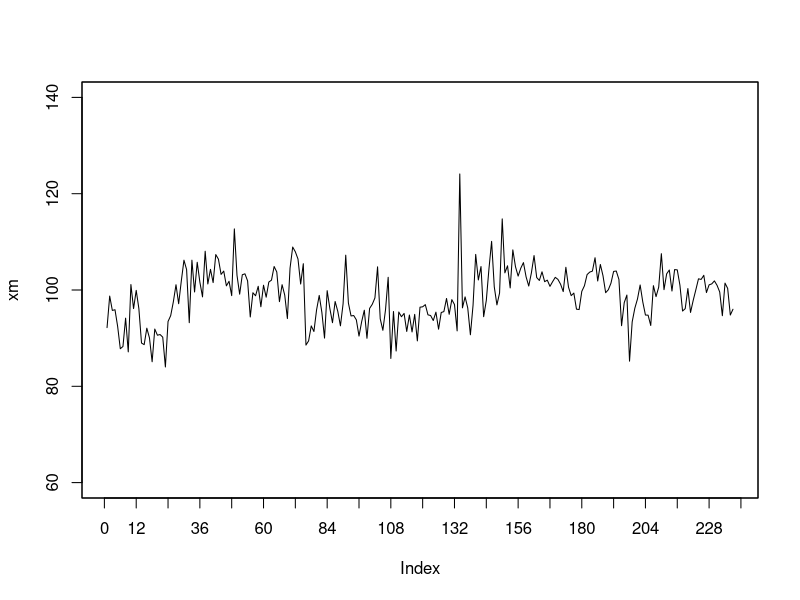
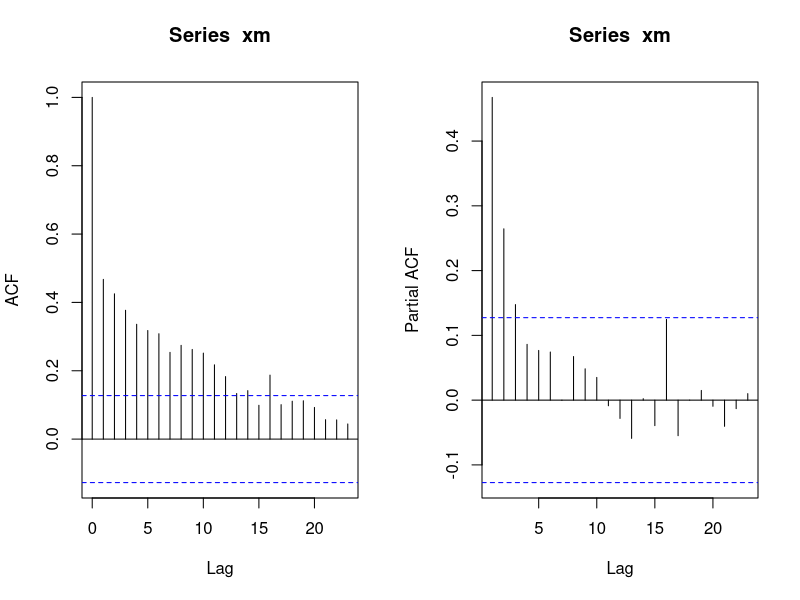
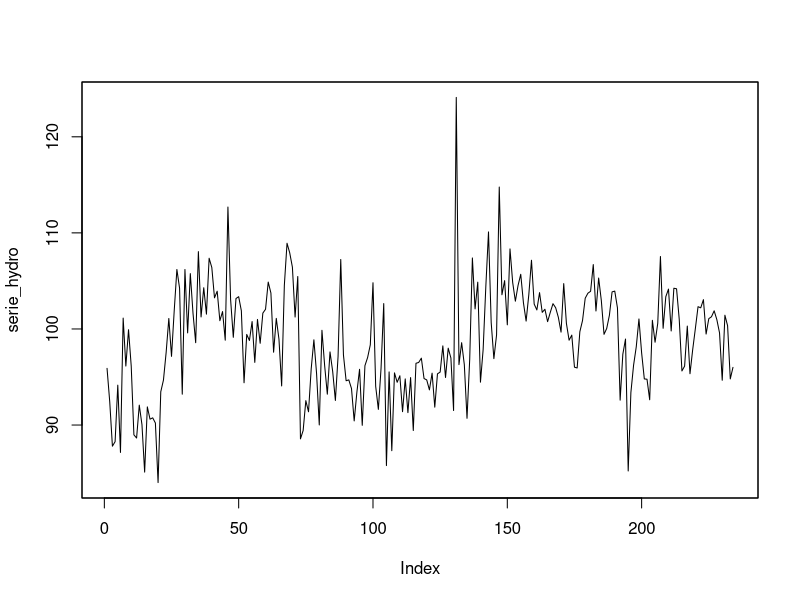
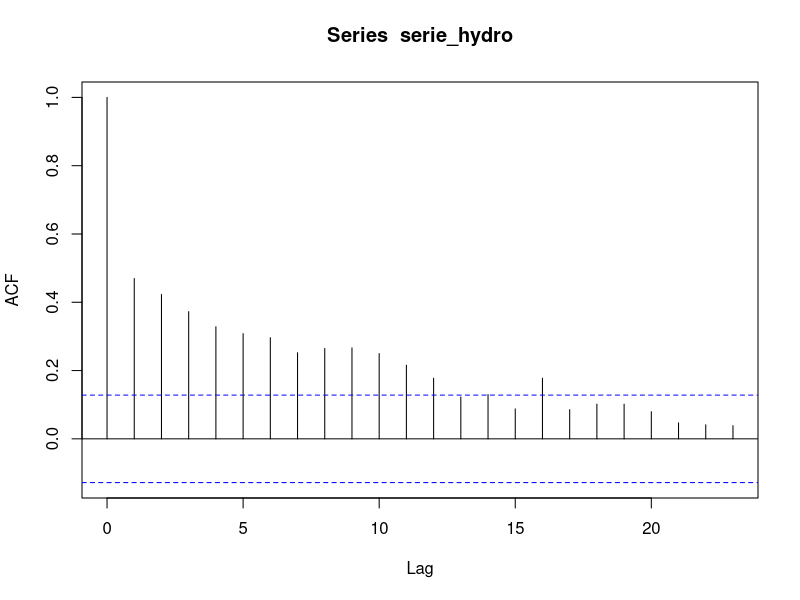
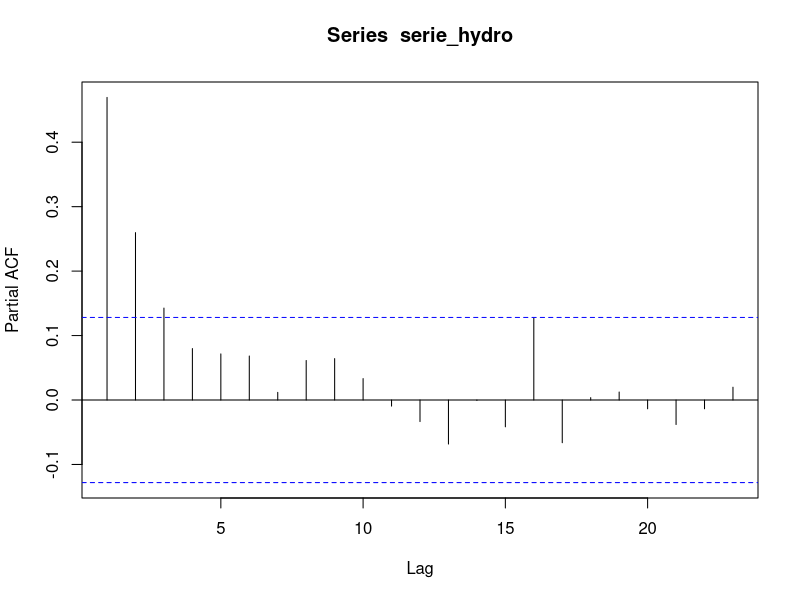
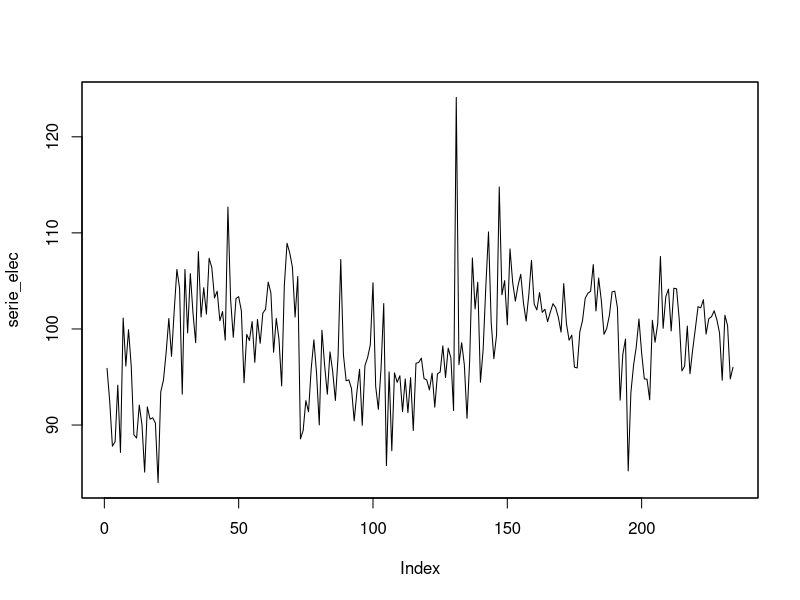
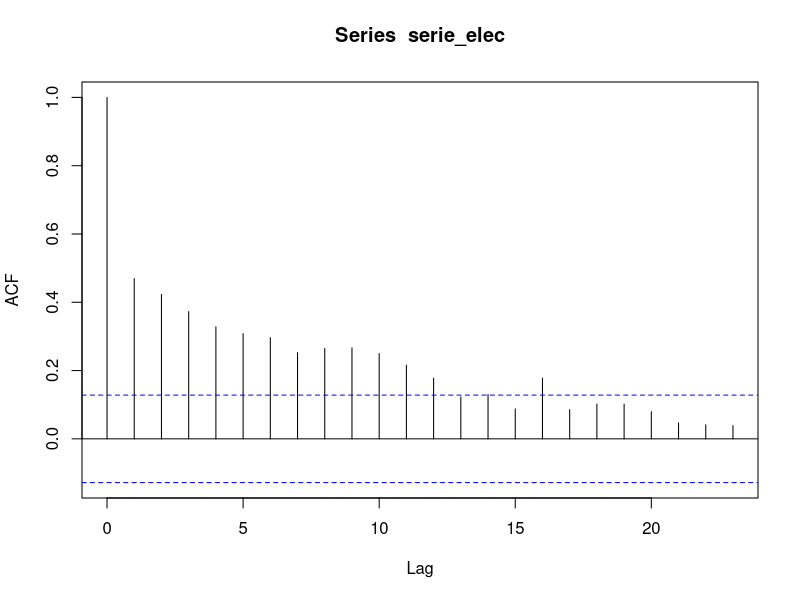
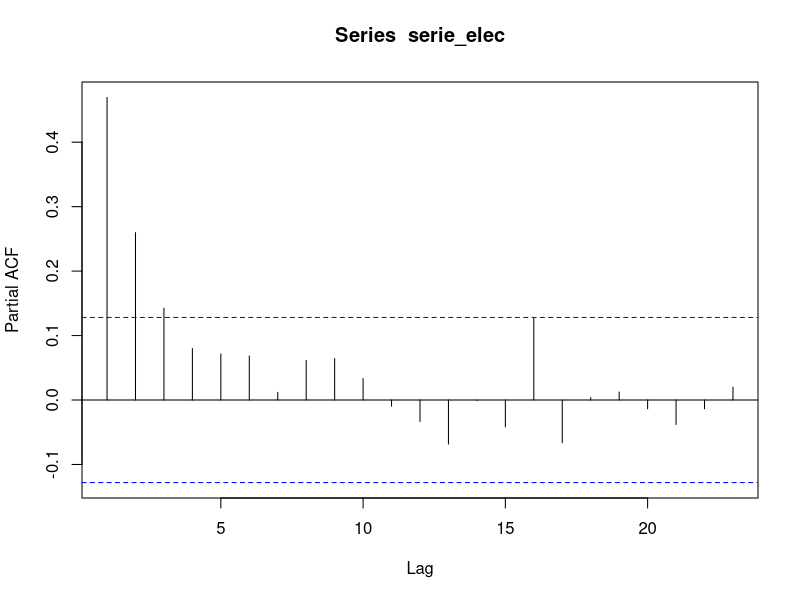

These charts were generated, in order, by the following R code:
setwd("C:/Users/candi/Desktop/ETUDES/ENSAE2A/semestre 2/séries temporelles/series temp")

require(zoo)
require(tseries)
library(dplyr)

data <- read.csv('valeurs_mensuelles.csv', sep=";")
data <- data[2]


data <- as.data.frame(data[-(1:3),])#on enlève les premières lignes qui ne sont pas des données
indice <- as.data.frame(as.numeric(unlist(data)))

xm.source <- zoo(indice[[1]]) #convertit le premier element de data en serie temporelle de type "zoo"
T <- length(xm.source)
xm <- xm.source[1:(T-4)]

#plot(xm, ylim = 100)
plot(xm, xaxt="n", ylim= 100) #plot des données
axis(side=1,at=seq(0,244,12)) #mettre les axes

xm <- xm - mean(xm) #pour enlever la moyenne
par(mfrow=c(1,2))
acf(xm)
pacf(xm) #pas de saisonnalité apparente
dev.off()

pp.test(xm) #test de philippe perron ok, on rejette à 1% l'hypothèse que la série n'est pas stationnaire


#au niveau acf : on voit qu'on rentre complètement dans l'itv de confiance pour l'acf au lag 17 (donc on prend q =16)
#au niveau pacf : on rentre complètement à p = 4

#donc il faudrait prendre un ARIMA(4, 0, 17)

arima4017 <- arima(xm, c(4,0,17))

Box.test(arima4017$residuals, lag=6, type="Ljung-Box", fitdf=5) #

Qtests <- function(series, k, fitdf=0) {
  pvals <- apply(matrix(1:k), 1, FUN=function(l) {
    pval <- if (l<=fitdf) NA else Box.test(series, lag=l, type="Ljung-Box", fitdf=fitdf)$p.value
    return(c("lag"=l,"pval"=pval))
  })
  return(t(pvals))
}
Qtests(arima4017$residuals, 24, 5) #tests de LB pour les ordres 1 a 24
round(Qtests(arima4017$residuals,24,fitdf=5),3)

signif <- function(estim){ #fonction de test des significations individuelles des coefficients
  coef <- estim$coef
  se <- sqrt(diag(estim$var.coef))
  t <- coef/se
  pval <- (1-pnorm(abs(t)))*2
  return(rbind(coef,se,pval))
}

signif(arima4017)









#avec une autre base ? 
hydro <- read.csv('valeurs_mensuelles_hydrocarbures.csv', sep = ';')
hydro <- hydro[2]

hydro <- as.data.frame(data[-(1:3),])#on enlève les premières lignes qui ne sont pas des données
indice_hydro <- as.data.frame(as.numeric(unlist(hydro)))

serie_hydro <- zoo(indice_hydro[[1]]) #convertit le premier element de data en serie temporelle de type "zoo"
T <- length(serie_hydro)
serie_hydro <- serie_hydro[1:(T-4)]

plot(serie_hydro)
acf(serie_hydro)
pacf(serie_hydro)

pp.test(serie_hydro)



#encore une autre base ? 
elec <- read.csv('valeurs_mensuelles_elec.csv', sep = ';')
elec <- elec[2]

elec <- as.data.frame(data[-(1:3),])#on enlève les premières lignes qui ne sont pas des données
indice_elec <- as.data.frame(as.numeric(unlist(hydro)))

serie_elec <- zoo(indice_elec[[1]]) #convertit le premier element de data en serie temporelle de type "zoo"
T <- length(serie_elec)
serie_elec <- serie_elec[1:(T-4)]

plot(serie_elec)
acf(serie_elec)
pacf(serie_elec)

pp.test(serie_elec)

